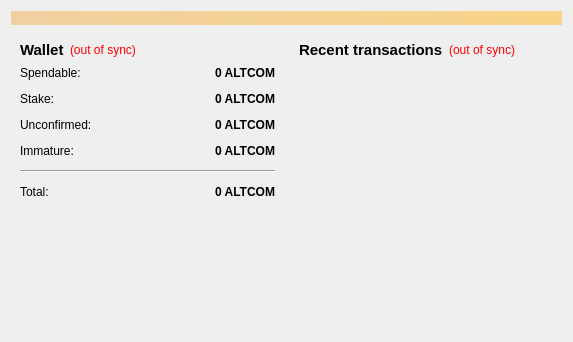
<?xml version="1.0" encoding="UTF-8"?>
<ui version="4.0">
 <class>OverviewPage</class>
 <widget class="QWidget" name="OverviewPage">
  <property name="geometry">
   <rect>
    <x>0</x>
    <y>0</y>
    <width>573</width>
    <height>342</height>
   </rect>
  </property>
  <property name="windowTitle">
   <string>Form</string>
  </property>
  <layout class="QVBoxLayout" name="topLayout">
   <item>
    <widget class="QLabel" name="labelAlerts">
     <property name="visible">
      <bool>false</bool>
     </property>
     <property name="styleSheet">
      <string notr="true">background-color: qlineargradient(x1: 0, y1: 0, x2: 1, y2: 0, stop:0 #F0D0A0, stop:1 #F8D488);  color:#000000
</string>
     </property>
     <property name="wordWrap">
      <bool>true</bool>
     </property>
     <property name="margin">
      <number>3</number>
     </property>
    </widget>
   </item>
   <item>
    <layout class="QHBoxLayout" name="horizontalLayout" stretch="1,1">
     <item>
      <layout class="QVBoxLayout" name="verticalLayout_2">
       <item>
        <widget class="QWidget" name="widget" native="true">
         <layout class="QVBoxLayout" name="verticalLayout_4">
          <item>
           <layout class="QHBoxLayout" name="horizontalLayout_4">
            <item>
             <widget class="QLabel" name="label_5">
              <property name="font">
               <font>
                <pointsize>11</pointsize>
                <weight>75</weight>
                <bold>true</bold>
               </font>
              </property>
              <property name="text">
               <string>Wallet</string>
              </property>
             </widget>
            </item>
            <item>
             <widget class="QLabel" name="labelWalletStatus">
              <property name="toolTip">
               <string>The displayed ALTCOMrmation may be out of date. Your wallet automatically synchronizes with the altcommunitycoin network after a connection is established, but this process has not completed yet.</string>
              </property>
              <property name="styleSheet">
               <string notr="true">QLabel { color: red; }</string>
              </property>
              <property name="text">
               <string notr="true">(out of sync)</string>
              </property>
              <property name="alignment">
               <set>Qt::AlignLeading|Qt::AlignLeft|Qt::AlignVCenter</set>
              </property>
             </widget>
            </item>
            <item>
             <spacer name="horizontalSpacer_2">
              <property name="orientation">
               <enum>Qt::Horizontal</enum>
              </property>
              <property name="sizeHint" stdset="0">
               <size>
                <width>40</width>
                <height>20</height>
               </size>
              </property>
             </spacer>
            </item>
           </layout>
          </item>
          <item>
           <layout class="QFormLayout" name="formLayout_2">
            <property name="fieldGrowthPolicy">
             <enum>QFormLayout::AllNonFixedFieldsGrow</enum>
            </property>
            <property name="horizontalSpacing">
             <number>12</number>
            </property>
            <property name="verticalSpacing">
             <number>12</number>
            </property>
            <item row="0" column="0">
             <widget class="QLabel" name="label">
              <property name="text">
               <string>Spendable:</string>
              </property>
             </widget>
            </item>
            <item row="0" column="1">
             <widget class="QLabel" name="labelBalance">
              <property name="font">
               <font>
                <weight>75</weight>
                <bold>true</bold>
               </font>
              </property>
              <property name="cursor">
               <cursorShape>IBeamCursor</cursorShape>
              </property>
              <property name="toolTip">
               <string>Your current spendable balance</string>
              </property>
              <property name="text">
               <string notr="true">0 ALTCOM</string>
              </property>
              <property name="alignment">
               <set>Qt::AlignRight|Qt::AlignTrailing|Qt::AlignVCenter</set>
              </property>
              <property name="textInteractionFlags">
               <set>Qt::LinksAccessibleByMouse|Qt::TextSelectableByKeyboard|Qt::TextSelectableByMouse</set>
              </property>
             </widget>
            </item>
            <item row="1" column="0">
             <widget class="QLabel" name="label_6">
              <property name="text">
               <string>Stake:</string>
              </property>
             </widget>
            </item>
            <item row="1" column="1">
             <widget class="QLabel" name="labelStake">
              <property name="font">
               <font>
                <weight>75</weight>
                <bold>true</bold>
               </font>
              </property>
              <property name="cursor">
               <cursorShape>IBeamCursor</cursorShape>
              </property>
              <property name="toolTip">
               <string>Total of coins that was staked, and do not yet count toward the current balance</string>
              </property>
              <property name="text">
               <string notr="true">0 ALTCOM</string>
              </property>
              <property name="alignment">
               <set>Qt::AlignRight|Qt::AlignTrailing|Qt::AlignVCenter</set>
              </property>
              <property name="textInteractionFlags">
               <set>Qt::LinksAccessibleByMouse|Qt::TextSelectableByKeyboard|Qt::TextSelectableByMouse</set>
              </property>
             </widget>
            </item>
            <item row="2" column="0">
             <widget class="QLabel" name="label_3">
              <property name="text">
               <string>Unconfirmed:</string>
              </property>
             </widget>
            </item>
            <item row="2" column="1">
             <widget class="QLabel" name="labelUnconfirmed">
              <property name="font">
               <font>
                <weight>75</weight>
                <bold>true</bold>
               </font>
              </property>
              <property name="cursor">
               <cursorShape>IBeamCursor</cursorShape>
              </property>
              <property name="toolTip">
               <string>Total of transactions that have yet to be confirmed, and do not yet count toward the current balance</string>
              </property>
              <property name="text">
               <string notr="true">0 ALTCOM</string>
              </property>
              <property name="alignment">
               <set>Qt::AlignRight|Qt::AlignTrailing|Qt::AlignVCenter</set>
              </property>
              <property name="textInteractionFlags">
               <set>Qt::LinksAccessibleByMouse|Qt::TextSelectableByKeyboard|Qt::TextSelectableByMouse</set>
              </property>
             </widget>
            </item>
            <item row="3" column="0">
             <widget class="QLabel" name="labelImmatureText">
              <property name="text">
               <string>Immature:</string>
              </property>
             </widget>
            </item>
            <item row="3" column="1">
             <widget class="QLabel" name="labelImmature">
              <property name="font">
               <font>
                <weight>75</weight>
                <bold>true</bold>
               </font>
              </property>
              <property name="toolTip">
               <string>Mined balance that has not yet matured</string>
              </property>
              <property name="text">
               <string notr="true">0 ALTCOM</string>
              </property>
              <property name="alignment">
               <set>Qt::AlignRight|Qt::AlignTrailing|Qt::AlignVCenter</set>
              </property>
              <property name="textInteractionFlags">
               <set>Qt::LinksAccessibleByMouse|Qt::TextSelectableByKeyboard|Qt::TextSelectableByMouse</set>
              </property>
             </widget>
            </item>
            <item row="4" column="0" colspan="2">
             <widget class="Line" name="line">
              <property name="orientation">
               <enum>Qt::Horizontal</enum>
              </property>
             </widget>
            </item>
            <item row="5" column="0">
             <widget class="QLabel" name="labelTotalText">
              <property name="text">
               <string>Total:</string>
              </property>
             </widget>
            </item>
            <item row="5" column="1">
             <widget class="QLabel" name="labelTotal">
              <property name="font">
               <font>
                <weight>75</weight>
                <bold>true</bold>
               </font>
              </property>
              <property name="cursor">
               <cursorShape>IBeamCursor</cursorShape>
              </property>
              <property name="toolTip">
               <string>Your current total balance</string>
              </property>
              <property name="text">
               <string notr="true">0 ALTCOM</string>
              </property>
              <property name="alignment">
               <set>Qt::AlignRight|Qt::AlignTrailing|Qt::AlignVCenter</set>
              </property>
              <property name="textInteractionFlags">
               <set>Qt::LinksAccessibleByMouse|Qt::TextSelectableByKeyboard|Qt::TextSelectableByMouse</set>
              </property>
             </widget>
            </item>
           </layout>
          </item>
         </layout>
        </widget>
       </item>
       <item>
        <spacer name="verticalSpacer">
         <property name="orientation">
          <enum>Qt::Vertical</enum>
         </property>
         <property name="sizeHint" stdset="0">
          <size>
           <width>20</width>
           <height>40</height>
          </size>
         </property>
        </spacer>
       </item>
      </layout>
     </item>
     <item>
      <layout class="QVBoxLayout" name="verticalLayout_3">
       <item>
        <widget class="QWidget" name="widget_2" native="true">
         <layout class="QVBoxLayout" name="verticalLayout">
          <item>
           <layout class="QHBoxLayout" name="horizontalLayout_2">
            <item>
             <widget class="QLabel" name="label_4">
              <property name="font">
               <font>
                <pointsize>11</pointsize>
                <weight>75</weight>
                <bold>true</bold>
               </font>
              </property>
              <property name="text">
               <string>&lt;b&gt;Recent transactions&lt;/b&gt;</string>
              </property>
             </widget>
            </item>
            <item>
             <widget class="QLabel" name="labelTransactionsStatus">
              <property name="toolTip">
               <string>The displayed ALTCOMrmation may be out of date. Your wallet automatically synchronizes with the altcommunitycoin network after a connection is established, but this process has not completed yet.</string>
              </property>
              <property name="styleSheet">
               <string notr="true">QLabel { color: red; }</string>
              </property>
              <property name="text">
               <string notr="true">(out of sync)</string>
              </property>
              <property name="alignment">
               <set>Qt::AlignRight|Qt::AlignTrailing|Qt::AlignVCenter</set>
              </property>
             </widget>
            </item>
            <item>
             <spacer name="horizontalSpacer">
              <property name="orientation">
               <enum>Qt::Horizontal</enum>
              </property>
              <property name="sizeHint" stdset="0">
               <size>
                <width>40</width>
                <height>20</height>
               </size>
              </property>
             </spacer>
            </item>
           </layout>
          </item>
          <item>
           <widget class="QListView" name="listTransactions">
            <property name="styleSheet">
             <string notr="true">QListView { background: transparent; }</string>
            </property>
            <property name="frameShape">
             <enum>QFrame::NoFrame</enum>
            </property>
            <property name="verticalScrollBarPolicy">
             <enum>Qt::ScrollBarAlwaysOff</enum>
            </property>
            <property name="horizontalScrollBarPolicy">
             <enum>Qt::ScrollBarAlwaysOff</enum>
            </property>
            <property name="selectionMode">
             <enum>QAbstractItemView::NoSelection</enum>
            </property>
           </widget>
          </item>
         </layout>
        </widget>
       </item>
      </layout>
     </item>
    </layout>
   </item>
  </layout>
 </widget>
 <resources/>
 <connections/>
</ui>
